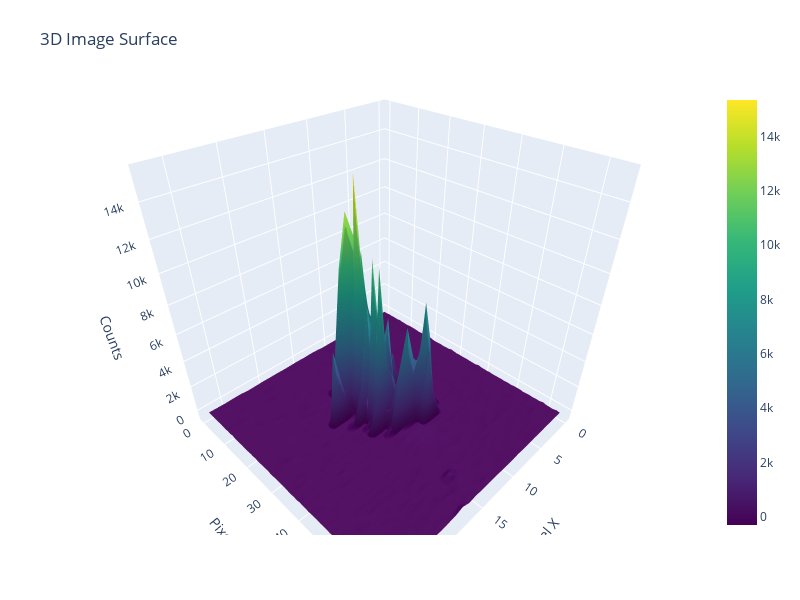

The cell this chart's notebook holds for it:
### Code cell
img = main_data[run]['img_cut']
scan_var_1_main = main_data[run]['scan_var_1']
image_index = 2800  # choose any number from 0 up to 400,999
import os
import imageio.v2 as imageio
import numpy as np
from mpl_toolkits.mplot3d import Axes3D

img = main_data[run]['img_cut']
plt.imshow(img[image_index])
print(np.argmax(img_com_2_main[main_mask]))

frame=img[image_index]
ny, nx = frame.shape
x = np.arange(nx)
y = np.arange(ny)
X, Y = np.meshgrid(x, y)




import plotly.graph_objects as go
import numpy as np

frame = img[image_index]  # Your selected frame
ny, nx = frame.shape
x = np.arange(nx)
y = np.arange(ny)

fig = go.Figure(data=[go.Surface(z=frame, x=x, y=y, colorscale='Viridis')])
fig.update_layout(
    title='3D Image Surface',
    scene=dict(
        xaxis_title='Pixel X',
        yaxis_title='Pixel Y',
        zaxis_title='Counts'
    ),
    autosize=True,
    width=800,
    height=600,
    margin=dict(l=65, r=50, b=65, t=90)
)
fig.show()

### Figure 1 — Plotly figure (JSON) as saved in the notebook; plotly's stock layout.template omitted (floating-point values rounded to 4 significant figures; data arrays with more than 128 entries replaced by an {"elided": "..."} marker saying what was removed)
{"data": [{"colorscale": [[0, "#440154"], [0.1111, "#482878"], [0.2222, "#3e4989"], [0.3333, "#31688e"], [0.4444, "#26828e"], [0.5556, "#1f9e89"], [0.6667, "#35b779"], [0.7778, "#6ece58"], [0.8889, "#b5de2b"], [1, "#fde725"]], "type": "surface", "x": [0, 1, 2, 3, 4, 5, 6, 7, 8, 9, 10, 11, 12, 13, 14, 15, 16, 17, 18, 19, 20, 21, 22, 23, 24, 25, 26, 27], "y": [0, 1, 2, 3, 4, 5, 6, 7, 8, 9, 10, 11, 12, 13, 14, 15, 16, 17, 18, 19, 20, 21, 22, 23, 24, 25, 26, 27, 28, 29, 30, 31, 32, 33, 34, 35, 36, 37, 38, 39, 40, 41, 42, 43, 44, 45, 46, 47, 48, 49, 50, 51, 52, 53, 54, 55, 56, 57, 58, 59, 60, 61, 62, 63, 64], "z": {"elided": "65x28 float values"}}], "layout": {"autosize": true, "height": 600, "margin": {"b": 65, "l": 65, "r": 50, "t": 90}, "scene": {"aspectmode": "auto", "aspectratio": {"x": 1, "y": 1, "z": 1}, "camera": {"center": {"x": 0, "y": 0, "z": 0}, "eye": {"x": 1.022, "y": 1.022, "z": 1.022}, "projection": {"type": "perspective"}, "up": {"x": 0, "y": 0, "z": 1}}, "xaxis": {"title": {"text": "Pixel X"}, "type": "linear"}, "yaxis": {"title": {"text": "Pixel Y"}, "type": "linear"}, "zaxis": {"title": {"text": "Counts"}, "type": "linear"}}, "title": {"text": "3D Image Surface"}, "width": 800}}
